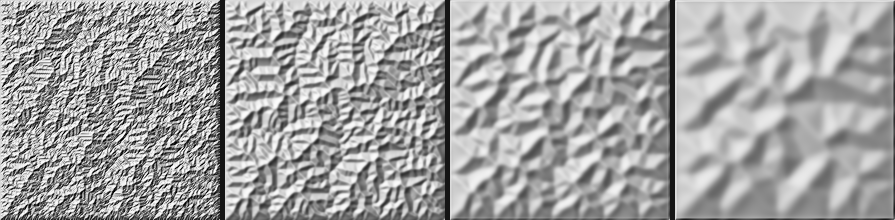

Write Python code to recreate this figure.
"""Stream-power fluvial incision + hillslope diffusion (04-erosion-hydraulic.md).

Braun & Willett 2013 O(N) implicit solver, applied as in Cordonnier et al. 2016:
    dh/dt = U - K * A^m * S^n + D * laplacian(h)
Nodes are processed receiver-before-donor so the implicit update is a single linear solve
per node. At steady state (U = K A^m S^n) the slope-area relation is S ∝ A^(-m/n) — a
straight line of slope -m/n on a log-log plot, which is the decisive verification (09).

The `D` term is the companion Cordonnier et al. (2016) add, and the chapter is emphatic
about it: **stream power alone carves channels and leaves the interfluves as unweathered
plateaux with knife-edge divides.** Diffusion is what rounds a hilltop. It is coupled here
rather than left to the caller because the two rates are not independent — their competition
is what selects a valley spacing (Perron, Kirchner & Dietrich 2008; Perron, Dietrich &
Kirchner 2009), so running them as separate un-coupled passes gives you no handle on the one
landscape property the pair exists to determine. Measured numbers, and what this harness can
and cannot show about it, are in `stream_power_evolve`.

Domain edges are fixed base level. Receivers are computed vectorised; depressions are
filled each step (flow.priority_flood_fill) so interior lakes still route.
"""
import numpy as np

import diffusion
import flow

_DIRS = [(-1, 0, 1.0), (1, 0, 1.0), (0, -1, 1.0), (0, 1, 1.0),
         (-1, -1, np.sqrt(2)), (-1, 1, np.sqrt(2)),
         (1, -1, np.sqrt(2)), (1, 1, np.sqrt(2))]


def receivers(h, cellsize=1.0):
    """Vectorised D8 steepest-descent receiver (row, col, dist) per cell; (-1,-1) if none.
    Off-grid neighbours are +inf so edge cells find no lower neighbour -> base outlets."""
    n, m = h.shape
    pad = np.pad(h, 1, constant_values=np.inf)
    ii, jj = np.mgrid[0:n, 0:m]
    best = np.zeros((n, m))
    ri = np.full((n, m), -1, dtype=np.int64)
    rj = np.full((n, m), -1, dtype=np.int64)
    dd = np.ones((n, m))
    for di, dj, dist in _DIRS:
        nb = pad[1 + di:1 + di + n, 1 + dj:1 + dj + m]
        s = (h - nb) / (dist * cellsize)
        take = s > best
        best = np.where(take, s, best)
        ri = np.where(take, ii + di, ri)
        rj = np.where(take, jj + dj, rj)
        dd = np.where(take, dist * cellsize, dd)
    return ri, rj, best, dd


def drainage_area(h, ri, rj, cellarea=1.0):
    n, m = h.shape
    A = np.full((n, m), float(cellarea))
    order = np.argsort(h.ravel(), kind="stable")[::-1]     # high -> low
    for idx in order:
        i, j = int(idx) // m, int(idx) % m
        if ri[i, j] >= 0:
            A[ri[i, j], rj[i, j]] += A[i, j]
    return A


def stream_power_evolve(h, uplift, K, m_exp, dt, iters, cellsize=1.0, D=0.0):
    """Evolve to (near) steady state under `dh/dt = U - K A^m S^n + D laplacian(h)`.
    Edges held at base level 0.

    `K` (erodibility) and `uplift` may each be a SCALAR or an (n, m) FIELD. A spatially-varying
    K(x,y) is the lithology coupling (11): hard beds (low K) resist and stand proud as caprock /
    cuestas / structural benches, soft beds (high K) cut to structural valleys — differential
    erosion. Build the field from stratigraphy with `landforms.bed_erodibility(strat, table)`.
    A scalar K broadcasts to a uniform field, so the classic single-K behaviour is unchanged.

    `K` may also be a CALLABLE `K(h) -> field`, re-evaluated on the current surface each iteration.
    That is the faithful `K(p, h)` of the chapter (11): beds are fixed in the rock column, so which
    bed is exposed at a cell depends on the current elevation. As incision cuts down it exposes a
    different bed — the mechanism behind caprock mesas, cuestas, and relief inversion (a hard bed
    laid in a valley bottom ends up standing proud). Pass e.g.
    `K=lambda hh: bed_erodibility(strat_coord(hh, x, y, tilt=...), table)`.

    `D` (hillslope diffusivity, m^2/yr; ~0.01-0.1 in nature) adds the **coupled** creep term
    `+D laplacian(h)`, run as an explicit pass after the fluvial solve each iteration. `D=0`
    (the default) is the pure-fluvial solver, bit-for-bit as before. `D` may be a scalar or an
    (n, m) field — a soil-mantled slope creeps and a bare rock face does not.

    **The competition is the point, not either rate.** Fluvial incision cuts valleys in;
    diffusion fills them back and rounds the divides between them, and the balance selects a
    valley spacing — the mechanism behind evenly-spaced ridges and valleys (Perron, Kirchner &
    Dietrich 2008 *JGR* 113:F04016, "Controls on the spacing of first-order valleys"; Perron,
    Dietrich & Kirchner 2009 *Nature* 460:502). Measured here on 80x80, K=1, m=0.5, U=1, dt=1,
    200 steps (`tests/test_streampower.py::test_diffusion_sets_valley_spacing_and_smooths_divides`):

        D        valley spacing (cells)   mean |laplacian| (divide roughness)
        0.0            3.32                        1.4135
        0.1            3.38                        0.6797
        0.5            3.81                        0.2588
        1.5            6.33                        0.1078
        4.0            9.76                        0.0512
       10.0       network fully erased             0.0204

    and in the other direction, at fixed D=0.5, raising K from 1 -> 2 -> 4 tightens spacing
    3.81 -> 3.59 -> 3.37. Two cautions, both learned the hard way here:

      * **Measure valley SPACING (mean distance to the nearest channel), not channel COUNT.**
        The count is flat — it read 360/363/316/211/215 over that same sweep, and 198/199/205/
        217/184 on a 60x60 tile — because on a domain this size the network fills the grid
        whatever `D` does. It is a resolution-saturated metric with no signal in it.
      * Turned up far enough, diffusion **erases** the network instead of coarsening it (D=10
        above: zero channel cells). A slope-area fit will then degrade for want of anything to
        fit; check the channel count before blaming the solver.

    This harness cannot test the stronger claim that the *ratio* alone fixes the geometry:
    holding D/K at 0.5 while scaling both (K,D = 1,0.5 -> 2,1 -> 4,2) gave spacing 3.81 ->
    4.58 -> 5.91, because at fixed `iters` the scaled runs sit at different stages of
    evolution rather than at a matched steady state. The monotone trends above are what is
    measured; ratio-invariance is the literature's claim, not ours.

    Stability: the explicit Laplacian needs `D*dt/cellsize^2 <= 0.25`, which the caller's
    fluvial `dt` will usually violate, so the diffusion is **sub-cycled** internally via
    `diffusion.stable_dt`. Nothing to tune; `dt` stays the fluvial timestep."""
    h = np.asarray(h, dtype=np.float64).copy()
    n, m = h.shape
    Df = np.broadcast_to(np.asarray(D, dtype=np.float64), (n, m))
    D_max = float(Df.max())
    n_sub, dt_sub = 0, 0.0
    if D_max > 0.0:
        # Sub-cycle the explicit Laplacian under `diffusion.stable_dt`, and note that its 0.9 SAFETY
        # FACTOR is load-bearing, not decoration: the 5-point stencil amplifies the checkerboard mode
        # by 1 - 8c (c = D*dt/cellsize^2), so c = 0.25 exactly gives -1 — the mode flips sign forever
        # and never damps. Sizing with a bare `ceil(D*dt/(0.25*cellsize^2))` lands *exactly* on 0.25
        # for every D that divides evenly, so the scheme roughened the terrain instead of smoothing it
        # (mean |laplacian| rose 0.68 -> 2.36 across D = 0.1 -> 10) while staying "stable" by any
        # blow-up test. Going through `stable_dt` keeps c at 0.225.
        n_sub = max(1, int(np.ceil(dt / diffusion.stable_dt(D_max, cellsize))))
        dt_sub = dt / n_sub
    if callable(K):
        K_of = K                                                  # K(p, h): re-evaluated on the surface
    else:
        _Kf = np.broadcast_to(np.asarray(K, dtype=np.float64), (n, m))   # scalar or field -> fixed field
        K_of = lambda _h: _Kf
    edge = np.zeros((n, m), dtype=bool)
    edge[0, :] = edge[-1, :] = edge[:, 0] = edge[:, -1] = True
    h[edge] = 0.0
    for _ in range(int(iters)):
        h = h + np.where(edge, 0.0, uplift * dt)
        Kf = np.broadcast_to(np.asarray(K_of(h), dtype=np.float64), (n, m))
        hf = flow.priority_flood_fill(h)
        ri, rj, _, dd = receivers(hf, cellsize)
        A = drainage_area(hf, ri, rj, cellsize * cellsize)
        order = np.argsort(hf.ravel(), kind="stable")       # low -> high: receiver first
        for idx in order:
            i, j = int(idx) // m, int(idx) % m
            if edge[i, j] or ri[i, j] < 0:
                continue
            C = Kf[i, j] * A[i, j] ** m_exp * dt / dd[i, j]  # n = 1 implicit coefficient; K may vary by cell
            h[i, j] = (h[i, j] + C * h[ri[i, j], rj[i, j]]) / (1.0 + C)
            if h[i, j] < h[ri[i, j], rj[i, j]]:              # receiver-floor guard (04): never incise
                h[i, j] = h[ri[i, j], rj[i, j]]              # below your receiver — inside a filled pit
        h[edge] = 0.0                                        # h_r (from filled hf) can exceed h_i
        if n_sub:
            # Hillslope creep, the Cordonnier companion term. `hillslope_diffuse` rolls (periodic),
            # but every interior cell's 5-point stencil only ever reads cells that are themselves
            # interior or on the edge ring, and the ring is pinned to 0 both before and after — so
            # for the interior this IS the Dirichlet solution. Only the ring itself sees the wrap,
            # and it is overwritten immediately.
            h = diffusion.hillslope_diffuse(h, Df, dt_sub, iters=n_sub, cellsize=cellsize)
            h[edge] = 0.0
    return h


def main():
    """`python erosion_streampower.py` -> erosion_streampower.png: the D sweep, because the
    coupling is the kind of claim that has to be looked at as well as measured."""
    import render

    n, iters = 220, 260
    rng = np.random.default_rng(0)
    h0 = rng.uniform(0.0, 1.0, (n, n)) * 0.05
    panels, pad = [], np.full((n, 5, 3), 20, np.uint8)
    for D in (0.0, 0.5, 2.0, 6.0):
        h = stream_power_evolve(h0, 1.0, 1.0, 0.5, 1.0, iters, D=D)
        if panels:
            panels.append(pad)
        panels.append(render.hillshade(h, 1.0))
        print(f"  D={D:<4} relief {h.max():6.2f}")
    render.write_png("erosion_streampower.png", np.hstack(panels))
    print("wrote erosion_streampower.png  (D = 0 | 0.5 | 2 | 6, left to right)")
    print("  D=0 is the knife-edge interfluve the chapter warns about; D=2 is the classic")
    print("  'SPL channels + diffusion hillslopes' look; D=6 has begun erasing the network.")


if __name__ == "__main__":
    main()
